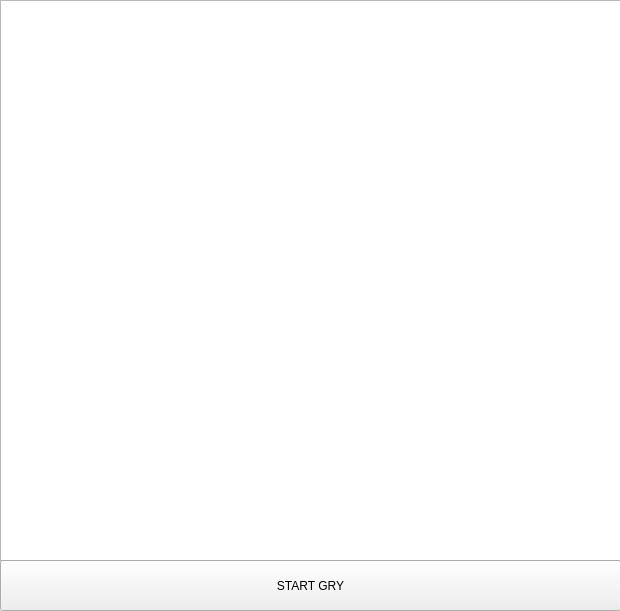
<?xml version="1.0" encoding="UTF-8"?>
<ui version="4.0">
 <class>Widget</class>
 <widget class="QWidget" name="Widget">
  <property name="geometry">
   <rect>
    <x>0</x>
    <y>0</y>
    <width>620</width>
    <height>611</height>
   </rect>
  </property>
  <property name="windowTitle">
   <string>Widget</string>
  </property>
  <widget class="QGraphicsView" name="graphicsView">
   <property name="geometry">
    <rect>
     <x>0</x>
     <y>0</y>
     <width>621</width>
     <height>561</height>
    </rect>
   </property>
  </widget>
  <widget class="QPushButton" name="startGameButton">
   <property name="geometry">
    <rect>
     <x>0</x>
     <y>560</y>
     <width>621</width>
     <height>51</height>
    </rect>
   </property>
   <property name="text">
    <string>START GRY</string>
   </property>
  </widget>
 </widget>
 <resources/>
 <connections/>
</ui>
